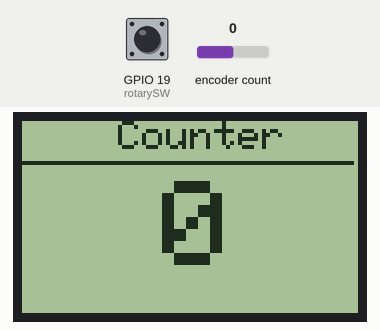
A sketch run on a simulated ESP32. On the bench: 84×48 one-colour display. Inputs (shaded band) come from the test bench; at power-on: encoder count 0, GPIO 19 (rotarySW) HIGH. What the sketch prints to the serial monitor is not drawn.

Above: at 1.2 s.
1.3 s: encoder count set to 1
At 1.8 s:
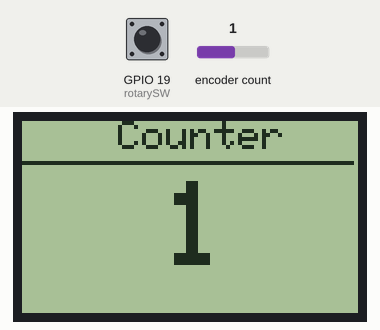
2.8 s: encoder count set to 2
At 3.8 s:
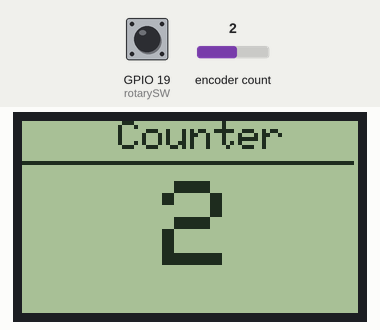
6.0 s: GPIO 19 (rotarySW) pulled LOW for 1 s
At 8.2 s:
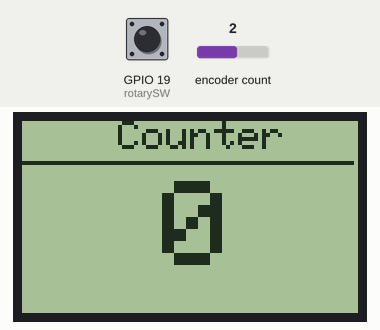
8.8 s: encoder count set to 6
At 9.9 s:
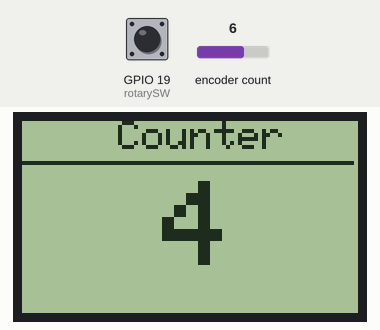
10.3 s: encoder count set to 5
At 11.0 s:
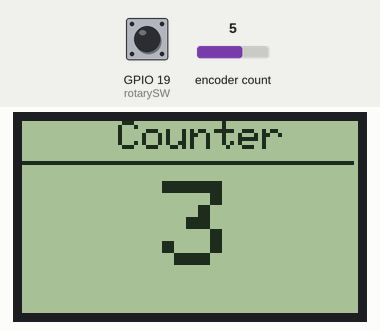
Timing chart, 0 to 12.8 s (numbered marks = the images above; inputs shaded):
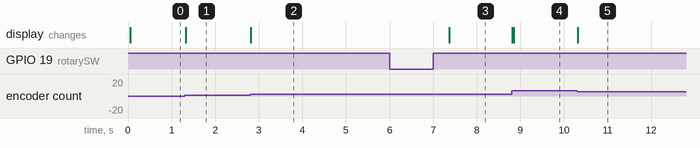

The sketch:

Nokia_LCD_Rotary_Encoder.ino
```cpp
#include <Adafruit_GFX.h>
#include <Adafruit_PCD8544.h>

#include "Button2.h";
#include "ESPRotary.h";

int lcdRST = 27;
int lcdCE = 25;
int lcdDC = 32;
int lcdDIN = 17;
int lcdCLK = 16;
int lcdBL = 0;
int rotaryCLK = 26;
int rotaryDT = 18;
int rotarySW = 19;   // Button
int rotaryStep = 2;  // this number depends on your rotary encoder

ESPRotary r = ESPRotary(rotaryDT, rotaryCLK, rotaryStep);
Button2 b = Button2(rotarySW);

Adafruit_PCD8544 display = Adafruit_PCD8544(lcdCLK, lcdDIN, lcdDC, lcdCE, lcdRST);

void setup() {
  Serial.begin(115200);
  pinMode(lcdBL, OUTPUT);
  backlightOn();
  display.begin();
  display.clearDisplay();
  setContrast();

  r.setChangedHandler(rotate);
  r.setLeftRotationHandler(showDirection);
  r.setRightRotationHandler(showDirection);
  b.setTapHandler(click);
  b.setLongClickHandler(resetPosition);
}

void loop() {
  r.loop();
  b.loop();
  display.setTextSize(1);
  display.clearDisplay();
  display.setTextColor(BLACK, WHITE);
  display.setCursor(0, 0);
  display.print("    Counter");
  display.drawFastHLine(0, 10, 83, BLACK);
  display.setTextSize(3);
  if (r.getPosition() >= 0 && r.getPosition() < 10) {
    display.setCursor(35, 15);
  } else if (r.getPosition() >= 0 && r.getPosition() < 100) {
    display.setCursor(25, 15);
  } else if (r.getPosition() <= -100) {
    display.setCursor(5, 15);
  } else {
    display.setCursor(15, 15);
  }
  display.print(r.getPosition());
  display.display();
}

//======================================================================VOID
void resetDefaults() { backlightOff(); }

void setContrast() {
  display.setContrast(60);
  display.display();
}

void backlightOff() {
  digitalWrite(lcdBL, LOW);
  Serial.println(digitalRead(lcdBL));
}

void backlightOn() {
  digitalWrite(lcdBL, HIGH);
  Serial.println(digitalRead(lcdBL));
}

void rotate(ESPRotary& r) { Serial.println(r.getPosition()); }

// +on left or right rotation
void showDirection(ESPRotary& r) { Serial.println(r.directionToString(r.getDirection())); }

// single click+
void click(Button2& btn) {
  Serial.println("Click!");
  if (digitalRead(lcdBL)) {
    backlightOff();
  } else {
    backlightOn();
  }
}

// long click
void resetPosition(Button2& btn) {
  r.resetPosition();
  resetDefaults();
  Serial.println("Reset!");
}
```

Measured:
- after the input at 1.3 s, the display: changes at once (image 1)
- after the input at 2.8 s, the display: changes at once (image 2)
- after the input at 6.0 s, the display: changes after 1.4 s (image 3)
- after the input at 8.8 s, the display: first changes at once (image 4 shows a later state)
- after the input at 10.3 s, the display: changes at once (image 5)
